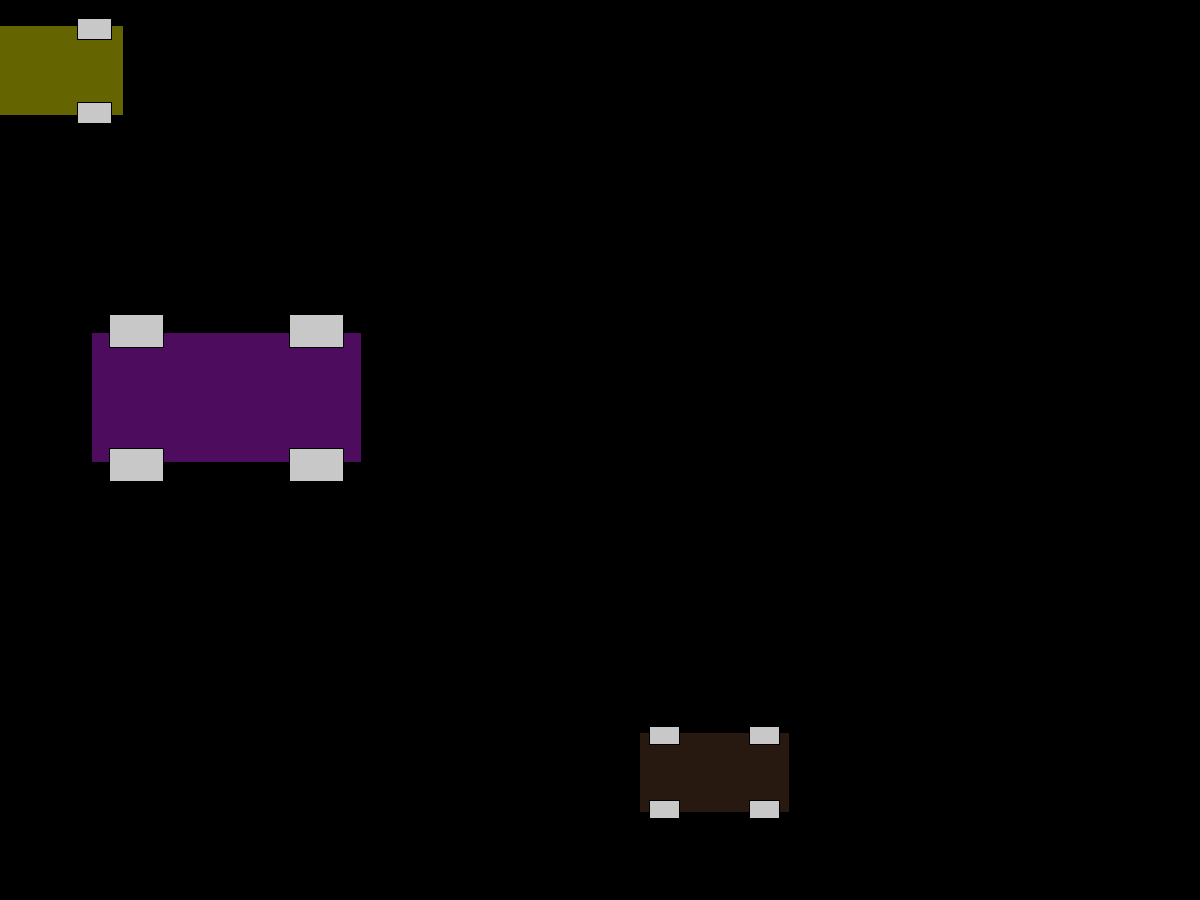
Frame 1 (no input)
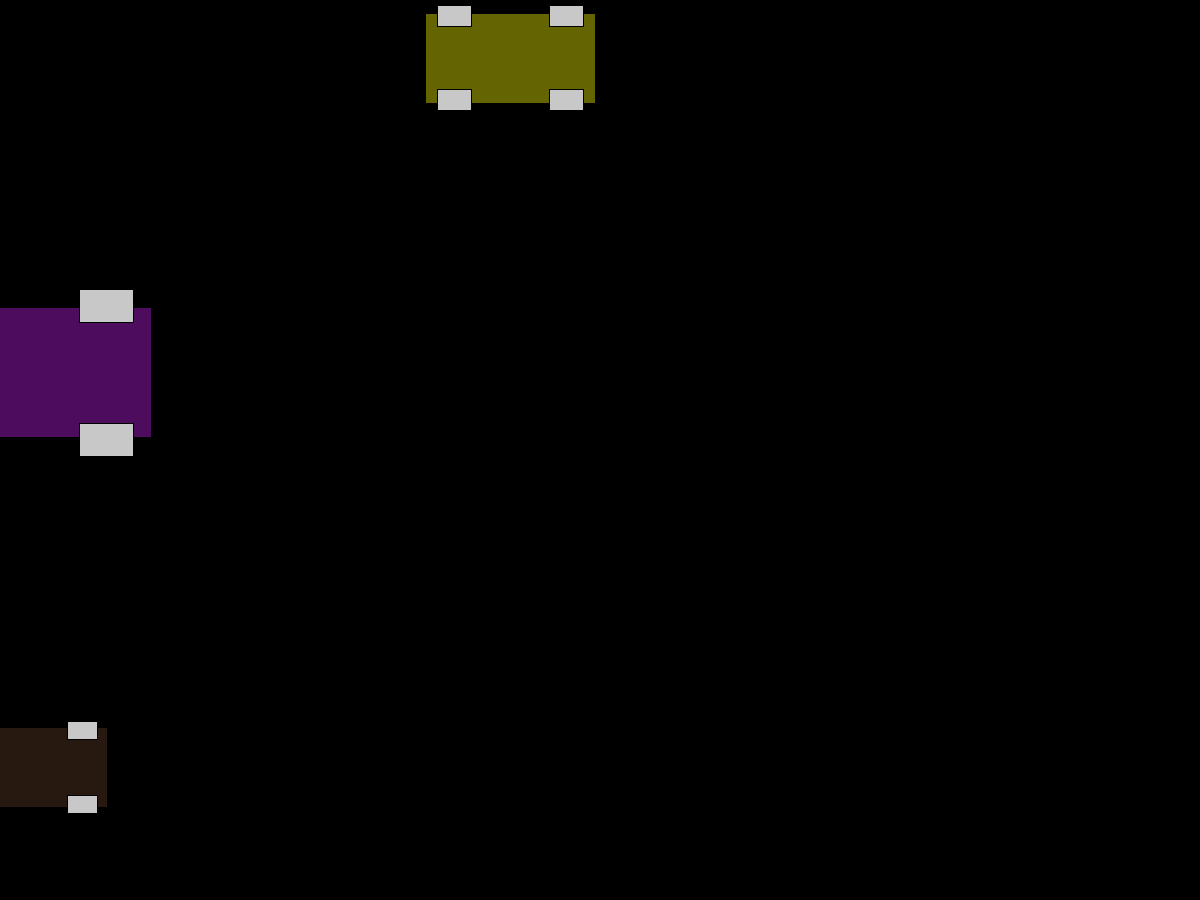
Frame 60 (the mouse pressed at the canvas centre just before this capture)
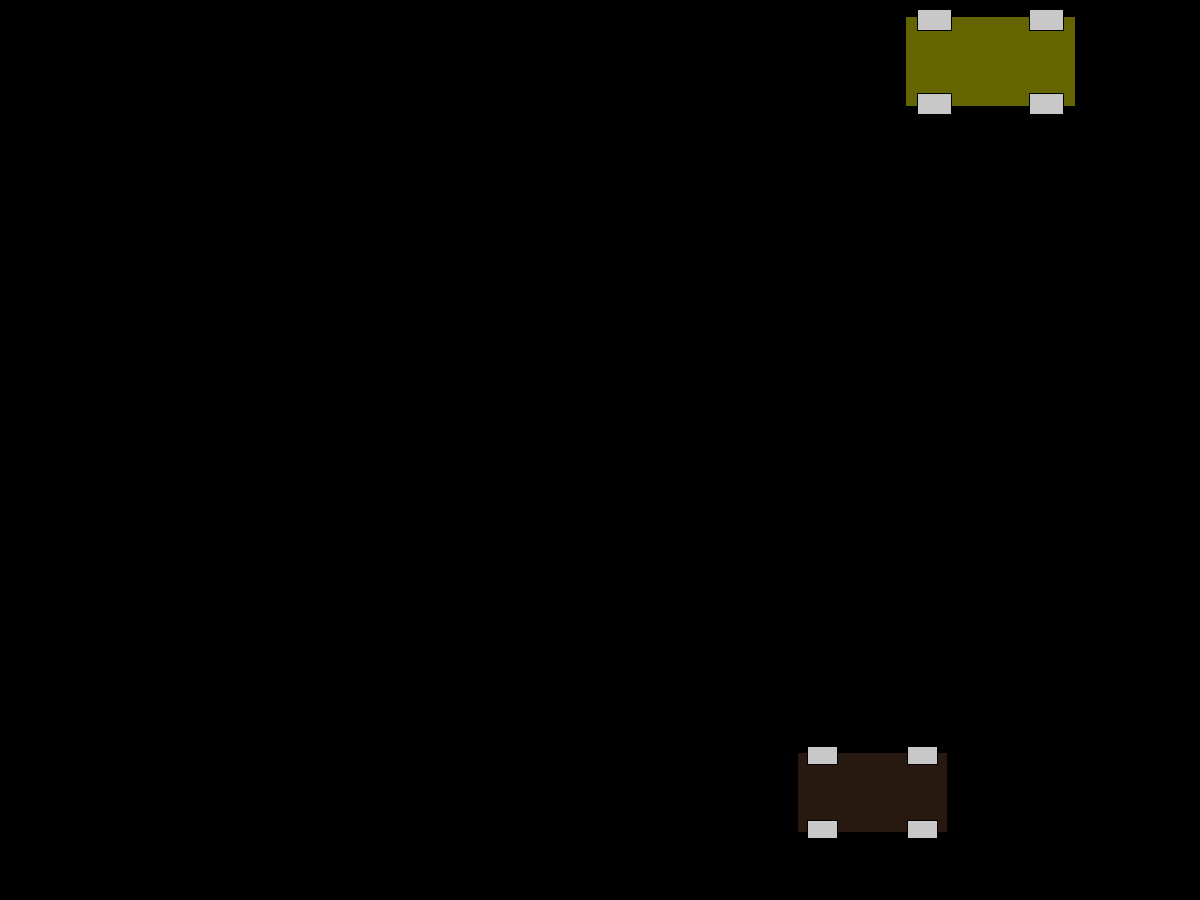
Frame 120 (the mouse held since frame 60 and released just before this capture)

The Processing sketch that drew these frames (run headless with seeded random() and noise(); from frame 60 on, the mouse is pressed at the canvas centre):

// Processing sketch: code_09_05
// ── code_09_05.pde
Car myCar1;
Car myCar2;
Car myCar3;

void setup(){
 size(1200,900);
 smooth();
myCar1 = new Car(color(255,255,0, 100), 30, 70, 8, 170, 90);
myCar2 = new Car(color(200,30,240,100), 200, 400, 26, 270, 130);
myCar3 = new Car(color(100,60,40,100), 700, 770, 14, 150, 80);
 //frameRate(30);
}

void draw(){
  background(0);
  // Operate Car Object
  myCar1.move();
  myCar2.move();
  myCar3.move();

  myCar1.display();
  myCar2.display();
  myCar3.display();
  }

// ── Car.pde
class Car {
  color c;
  float xpos;
  float ypos;
  float xspeed;
  int ancho;
  int alto; 

Car (color tempC, float tempXpos, float tempYpos, float tempXspeed, int tempAncho, int tempAlto) {
  c = tempC;
  xpos = tempXpos;
  ypos = tempYpos;
  xspeed = tempXspeed;
  ancho = tempAncho;
  alto = tempAlto;
}

void display (){
  ypos = constrain(ypos, 0, height);
  
  rectMode(CENTER);
  fill(c);
  rect(xpos,ypos,ancho,alto);
  fill(200);
  
  //Ruedas
  rect(xpos-ancho/3, ypos-ancho/4, ancho/5, ancho/8);
  rect(xpos+ancho/3, ypos-ancho/4, ancho/5, ancho/8);
  rect(xpos+ancho/3, ypos+ancho/4, ancho/5, ancho/8);
  rect(xpos-ancho/3, ypos+ancho/4, ancho/5, ancho/8);
}

void move (){
  xpos = xpos + xspeed;
  if(xpos > width+ancho){
    xpos = -ancho;
    }
    aleatorio();
  }
  void aleatorio(){
    ypos += random(-ancho/50, ancho/50);
  }
}
